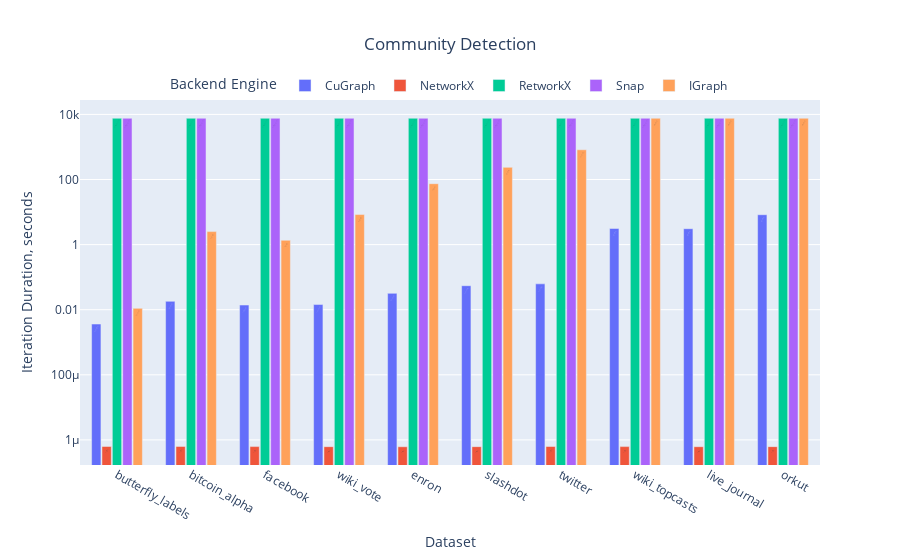
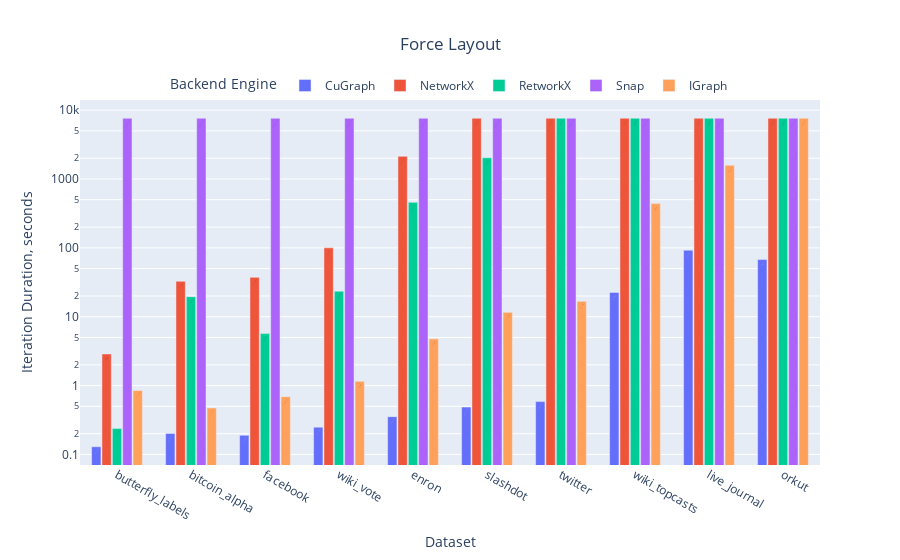
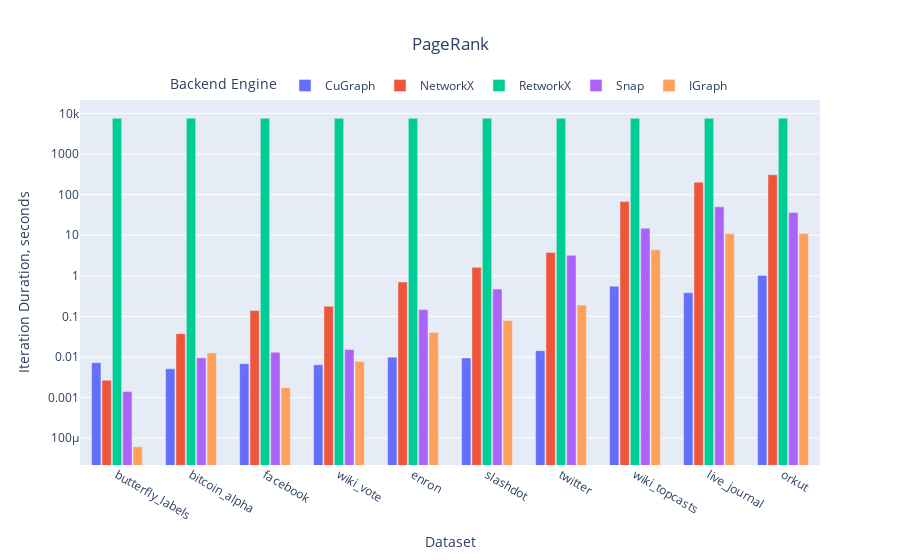
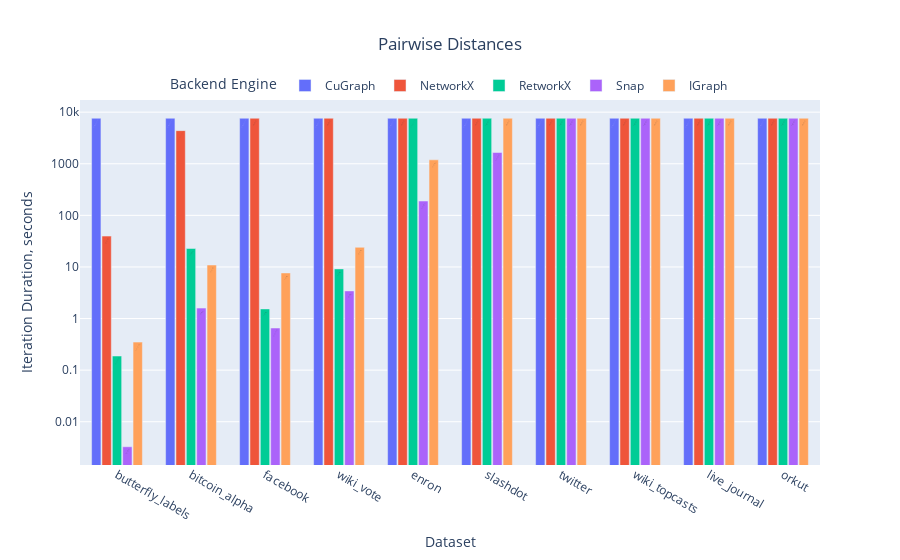

Notebook source saved alongside these figures, in order:
### Code cell
for name, group in benches.groupby(['Query']):
    if name == 'Close':
        continue

    # Docs:
    # https://plotly.com/python/bar-charts/
    fig = px.bar(
        group, 
        title=name,
        x='Dataset', 
        y='Iteration Duration, seconds',
        color='Backend Engine',
        barmode='group',
        text='Iteration Duration',
        log_y=True,
    )
    fig.update_layout(
        title_x=0.5,
        legend=dict(
            orientation='h',
            yanchor='bottom',
            y=1,
            x=0.5,
            xanchor='center',
        ),
        xaxis=dict(showgrid=False),
        yaxis=dict(showgrid=True),
        bargap=0.30,
        bargroupgap=0.10,
    )
    fig.update_traces(
        textfont_size=14,
        textangle=-60, 
        textposition='auto', 
        cliponaxis=False,
    )
    fig.show()

### Figure 1 — Plotly figure (JSON) as saved in the notebook; plotly's stock layout.template omitted (floating-point values rounded to 4 significant figures)
{"data": [{"alignmentgroup": "True", "cliponaxis": false, "hovertemplate": "Backend Engine=CuGraph<br>Dataset=%{x}<br>Iteration Duration, seconds=%{y}<br>Iteration Duration=%{text}<extra></extra>", "legendgroup": "CuGraph", "marker": {"color": "#636efa", "pattern": {"shape": ""}}, "name": "CuGraph", "offsetgroup": "CuGraph", "orientation": "v", "showlegend": true, "text": ["3.62 msecs", "18.08 msecs", "13.88 msecs", "14.37 msecs", "31.79 msecs", "54.54 msecs", "62.23 msecs", "3.13 secs", "3.08 secs", "8.27 secs"], "textangle": -60, "textfont": {"size": 14}, "textposition": "auto", "type": "bar", "x": ["butterfly_labels", "bitcoin_alpha", "facebook", "wiki_vote", "enron", "slashdot", "twitter", "wiki_topcasts", "live_journal", "orkut"], "xaxis": "x", "y": [0.003623, 0.01808, 0.01388, 0.01437, 0.03179, 0.05454, 0.06223, 3.132, 3.081, 8.274], "yaxis": "y"}, {"alignmentgroup": "True", "cliponaxis": false, "hovertemplate": "Backend Engine=NetworkX<br>Dataset=%{x}<br>Iteration Duration, seconds=%{y}<br>Iteration Duration=%{text}<extra></extra>", "legendgroup": "NetworkX", "marker": {"color": "#EF553B", "pattern": {"shape": ""}}, "name": "NetworkX", "offsetgroup": "NetworkX", "orientation": "v", "showlegend": true, "text": ["1 µsec", "1 µsec", "1 µsec", "1 µsec", "1 µsec", "1 µsec", "1 µsec", "1 µsec", "1 µsec", "1 µsec"], "textangle": -60, "textfont": {"size": 14}, "textposition": "auto", "type": "bar", "x": ["butterfly_labels", "bitcoin_alpha", "facebook", "wiki_vote", "enron", "slashdot", "twitter", "wiki_topcasts", "live_journal", "orkut"], "xaxis": "x", "y": [6.279e-07, 6.294e-07, 6.223e-07, 6.189e-07, 6.152e-07, 6.194e-07, 6.263e-07, 6.211e-07, 6.176e-07, 6.201e-07], "yaxis": "y"}, {"alignmentgroup": "True", "cliponaxis": false, "hovertemplate": "Backend Engine=RetworkX<br>Dataset=%{x}<br>Iteration Duration, seconds=%{y}<br>Iteration Duration=%{text}<extra></extra>", "legendgroup": "RetworkX", "marker": {"color": "#00cc96", "pattern": {"shape": ""}}, "name": "RetworkX", "offsetgroup": "RetworkX", "orientation": "v", "showlegend": true, "text": ["Not Implemented", "Not Implemented", "Not Implemented", "Not Implemented", "Not Implemented", "Not Implemented", "Not Implemented", "Not Implemented", "Not Implemented", "Not Implemented"], "textangle": -60, "textfont": {"size": 14}, "textposition": "auto", "type": "bar", "x": ["butterfly_labels", "bitcoin_alpha", "facebook", "wiki_vote", "enron", "slashdot", "twitter", "wiki_topcasts", "live_journal", "orkut"], "xaxis": "x", "y": [7621.0, 7621.0, 7621.0, 7621.0, 7621.0, 7621.0, 7621.0, 7621.0, 7621.0, 7621.0], "yaxis": "y"}, {"alignmentgroup": "True", "cliponaxis": false, "hovertemplate": "Backend Engine=Snap<br>Dataset=%{x}<br>Iteration Duration, seconds=%{y}<br>Iteration Duration=%{text}<extra></extra>", "legendgroup": "Snap", "marker": {"color": "#ab63fa", "pattern": {"shape": ""}}, "name": "Snap", "offsetgroup": "Snap", "orientation": "v", "showlegend": true, "text": ["Not Implemented", "Not Implemented", "Not Implemented", "Not Implemented", "Not Implemented", "Not Implemented", "Not Implemented", "Not Implemented", "Not Implemented", "Not Implemented"], "textangle": -60, "textfont": {"size": 14}, "textposition": "auto", "type": "bar", "x": ["butterfly_labels", "bitcoin_alpha", "facebook", "wiki_vote", "enron", "slashdot", "twitter", "wiki_topcasts", "live_journal", "orkut"], "xaxis": "x", "y": [7621.0, 7621.0, 7621.0, 7621.0, 7621.0, 7621.0, 7621.0, 7621.0, 7621.0, 7621.0], "yaxis": "y"}, {"alignmentgroup": "True", "cliponaxis": false, "hovertemplate": "Backend Engine=IGraph<br>Dataset=%{x}<br>Iteration Duration, seconds=%{y}<br>Iteration Duration=%{text}<extra></extra>", "legendgroup": "IGraph", "marker": {"color": "#FFA15A", "pattern": {"shape": ""}}, "name": "IGraph", "offsetgroup": "IGraph", "orientation": "v", "showlegend": true, "text": ["10.99 msecs", "2.51 secs", "1.36 secs", "8.38 secs", "1.23 mins", "3.93 mins", "13.65 mins", "TimeOut", "TimeOut", "TimeOut"], "textangle": -60, "textfont": {"size": 14}, "textposition": "auto", "type": "bar", "x": ["butterfly_labels", "bitcoin_alpha", "facebook", "wiki_vote", "enron", "slashdot", "twitter", "wiki_topcasts", "live_journal", "orkut"], "xaxis": "x", "y": [0.01099, 2.506, 1.356, 8.377, 74.34, 236.3, 819.5, 7621.0, 7621.0, 7621.0], "yaxis": "y"}], "layout": {"bargap": 0.3, "bargroupgap": 0.1, "barmode": "group", "legend": {"orientation": "h", "title": {"text": "Backend Engine"}, "tracegroupgap": 0, "x": 0.5, "xanchor": "center", "y": 1, "yanchor": "bottom"}, "title": {"text": "Community Detection", "x": 0.5}, "xaxis": {"anchor": "y", "domain": [0, 1], "showgrid": false, "title": {"text": "Dataset"}}, "yaxis": {"anchor": "x", "domain": [0, 1], "showgrid": true, "title": {"text": "Iteration Duration, seconds"}, "type": "log"}}}

### Figure 2 — Plotly figure (JSON) as saved in the notebook; plotly's stock layout.template omitted (floating-point values rounded to 4 significant figures)
{"data": [{"alignmentgroup": "True", "cliponaxis": false, "hovertemplate": "Backend Engine=CuGraph<br>Dataset=%{x}<br>Iteration Duration, seconds=%{y}<br>Iteration Duration=%{text}<extra></extra>", "legendgroup": "CuGraph", "marker": {"color": "#636efa", "pattern": {"shape": ""}}, "name": "CuGraph", "offsetgroup": "CuGraph", "orientation": "v", "showlegend": true, "text": ["129.38 msecs", "201.62 msecs", "189.26 msecs", "248.94 msecs", "353.97 msecs", "486.97 msecs", "585.01 msecs", "22.57 secs", "1.53 mins", "1.12 mins"], "textangle": -60, "textfont": {"size": 14}, "textposition": "auto", "type": "bar", "x": ["butterfly_labels", "bitcoin_alpha", "facebook", "wiki_vote", "enron", "slashdot", "twitter", "wiki_topcasts", "live_journal", "orkut"], "xaxis": "x", "y": [0.1294, 0.2016, 0.1893, 0.2489, 0.354, 0.487, 0.585, 22.57, 92.39, 67.59], "yaxis": "y"}, {"alignmentgroup": "True", "cliponaxis": false, "hovertemplate": "Backend Engine=NetworkX<br>Dataset=%{x}<br>Iteration Duration, seconds=%{y}<br>Iteration Duration=%{text}<extra></extra>", "legendgroup": "NetworkX", "marker": {"color": "#EF553B", "pattern": {"shape": ""}}, "name": "NetworkX", "offsetgroup": "NetworkX", "orientation": "v", "showlegend": true, "text": ["2.88 secs", "32.69 secs", "37.33 secs", "1.67 mins", "35.57 mins", "TimeOut", "TimeOut", "TimeOut", "TimeOut", "TimeOut"], "textangle": -60, "textfont": {"size": 14}, "textposition": "auto", "type": "bar", "x": ["butterfly_labels", "bitcoin_alpha", "facebook", "wiki_vote", "enron", "slashdot", "twitter", "wiki_topcasts", "live_journal", "orkut"], "xaxis": "x", "y": [2.876, 32.69, 37.33, 100.2, 2134.0, 7621.0, 7621.0, 7621.0, 7621.0, 7621.0], "yaxis": "y"}, {"alignmentgroup": "True", "cliponaxis": false, "hovertemplate": "Backend Engine=RetworkX<br>Dataset=%{x}<br>Iteration Duration, seconds=%{y}<br>Iteration Duration=%{text}<extra></extra>", "legendgroup": "RetworkX", "marker": {"color": "#00cc96", "pattern": {"shape": ""}}, "name": "RetworkX", "offsetgroup": "RetworkX", "orientation": "v", "showlegend": true, "text": ["237.40 msecs", "19.55 secs", "5.69 secs", "23.49 secs", "7.62 mins", "33.88 mins", "TimeOut", "TimeOut", "TimeOut", "TimeOut"], "textangle": -60, "textfont": {"size": 14}, "textposition": "auto", "type": "bar", "x": ["butterfly_labels", "bitcoin_alpha", "facebook", "wiki_vote", "enron", "slashdot", "twitter", "wiki_topcasts", "live_journal", "orkut"], "xaxis": "x", "y": [0.2374, 19.55, 5.686, 23.49, 457.8, 2034.0, 7621.0, 7621.0, 7621.0, 7621.0], "yaxis": "y"}, {"alignmentgroup": "True", "cliponaxis": false, "hovertemplate": "Backend Engine=Snap<br>Dataset=%{x}<br>Iteration Duration, seconds=%{y}<br>Iteration Duration=%{text}<extra></extra>", "legendgroup": "Snap", "marker": {"color": "#ab63fa", "pattern": {"shape": ""}}, "name": "Snap", "offsetgroup": "Snap", "orientation": "v", "showlegend": true, "text": ["Not Implemented", "Not Implemented", "Not Implemented", "Not Implemented", "Not Implemented", "Not Implemented", "Not Implemented", "Not Implemented", "Not Implemented", "Not Implemented"], "textangle": -60, "textfont": {"size": 14}, "textposition": "auto", "type": "bar", "x": ["butterfly_labels", "bitcoin_alpha", "facebook", "wiki_vote", "enron", "slashdot", "twitter", "wiki_topcasts", "live_journal", "orkut"], "xaxis": "x", "y": [7621.0, 7621.0, 7621.0, 7621.0, 7621.0, 7621.0, 7621.0, 7621.0, 7621.0, 7621.0], "yaxis": "y"}, {"alignmentgroup": "True", "cliponaxis": false, "hovertemplate": "Backend Engine=IGraph<br>Dataset=%{x}<br>Iteration Duration, seconds=%{y}<br>Iteration Duration=%{text}<extra></extra>", "legendgroup": "IGraph", "marker": {"color": "#FFA15A", "pattern": {"shape": ""}}, "name": "IGraph", "offsetgroup": "IGraph", "orientation": "v", "showlegend": true, "text": ["847.12 msecs", "472.80 msecs", "689.92 msecs", "1.15 secs", "4.78 secs", "11.58 secs", "16.71 secs", "7.32 mins", "26.33 mins", "TimeOut"], "textangle": -60, "textfont": {"size": 14}, "textposition": "auto", "type": "bar", "x": ["butterfly_labels", "bitcoin_alpha", "facebook", "wiki_vote", "enron", "slashdot", "twitter", "wiki_topcasts", "live_journal", "orkut"], "xaxis": "x", "y": [0.8471, 0.4728, 0.6899, 1.153, 4.776, 11.58, 16.71, 439.3, 1580.0, 7621.0], "yaxis": "y"}], "layout": {"bargap": 0.3, "bargroupgap": 0.1, "barmode": "group", "legend": {"orientation": "h", "title": {"text": "Backend Engine"}, "tracegroupgap": 0, "x": 0.5, "xanchor": "center", "y": 1, "yanchor": "bottom"}, "title": {"text": "Force Layout", "x": 0.5}, "xaxis": {"anchor": "y", "domain": [0, 1], "showgrid": false, "title": {"text": "Dataset"}}, "yaxis": {"anchor": "x", "domain": [0, 1], "showgrid": true, "title": {"text": "Iteration Duration, seconds"}, "type": "log"}}}

### Figure 3 — Plotly figure (JSON) as saved in the notebook; plotly's stock layout.template omitted (floating-point values rounded to 4 significant figures)
{"data": [{"alignmentgroup": "True", "cliponaxis": false, "hovertemplate": "Backend Engine=CuGraph<br>Dataset=%{x}<br>Iteration Duration, seconds=%{y}<br>Iteration Duration=%{text}<extra></extra>", "legendgroup": "CuGraph", "marker": {"color": "#636efa", "pattern": {"shape": ""}}, "name": "CuGraph", "offsetgroup": "CuGraph", "orientation": "v", "showlegend": true, "text": ["7.25 msecs", "5.11 msecs", "6.83 msecs", "6.40 msecs", "9.90 msecs", "9.46 msecs", "14.26 msecs", "554.75 msecs", "384.72 msecs", "1.02 secs"], "textangle": -60, "textfont": {"size": 14}, "textposition": "auto", "type": "bar", "x": ["butterfly_labels", "bitcoin_alpha", "facebook", "wiki_vote", "enron", "slashdot", "twitter", "wiki_topcasts", "live_journal", "orkut"], "xaxis": "x", "y": [0.007246, 0.005105, 0.006831, 0.006401, 0.009904, 0.009463, 0.01426, 0.5548, 0.3847, 1.021], "yaxis": "y"}, {"alignmentgroup": "True", "cliponaxis": false, "hovertemplate": "Backend Engine=NetworkX<br>Dataset=%{x}<br>Iteration Duration, seconds=%{y}<br>Iteration Duration=%{text}<extra></extra>", "legendgroup": "NetworkX", "marker": {"color": "#EF553B", "pattern": {"shape": ""}}, "name": "NetworkX", "offsetgroup": "NetworkX", "orientation": "v", "showlegend": true, "text": ["2.69 msecs", "37.52 msecs", "140.41 msecs", "177.90 msecs", "700.64 msecs", "1.62 secs", "3.76 secs", "1.12 mins", "3.37 mins", "5.15 mins"], "textangle": -60, "textfont": {"size": 14}, "textposition": "auto", "type": "bar", "x": ["butterfly_labels", "bitcoin_alpha", "facebook", "wiki_vote", "enron", "slashdot", "twitter", "wiki_topcasts", "live_journal", "orkut"], "xaxis": "x", "y": [0.002686, 0.03752, 0.1404, 0.1779, 0.7006, 1.618, 3.762, 67.26, 202.8, 309.4], "yaxis": "y"}, {"alignmentgroup": "True", "cliponaxis": false, "hovertemplate": "Backend Engine=RetworkX<br>Dataset=%{x}<br>Iteration Duration, seconds=%{y}<br>Iteration Duration=%{text}<extra></extra>", "legendgroup": "RetworkX", "marker": {"color": "#00cc96", "pattern": {"shape": ""}}, "name": "RetworkX", "offsetgroup": "RetworkX", "orientation": "v", "showlegend": true, "text": ["Not Implemented", "Not Implemented", "Not Implemented", "Not Implemented", "Not Implemented", "Not Implemented", "Not Implemented", "Not Implemented", "Not Implemented", "Not Implemented"], "textangle": -60, "textfont": {"size": 14}, "textposition": "auto", "type": "bar", "x": ["butterfly_labels", "bitcoin_alpha", "facebook", "wiki_vote", "enron", "slashdot", "twitter", "wiki_topcasts", "live_journal", "orkut"], "xaxis": "x", "y": [7621.0, 7621.0, 7621.0, 7621.0, 7621.0, 7621.0, 7621.0, 7621.0, 7621.0, 7621.0], "yaxis": "y"}, {"alignmentgroup": "True", "cliponaxis": false, "hovertemplate": "Backend Engine=Snap<br>Dataset=%{x}<br>Iteration Duration, seconds=%{y}<br>Iteration Duration=%{text}<extra></extra>", "legendgroup": "Snap", "marker": {"color": "#ab63fa", "pattern": {"shape": ""}}, "name": "Snap", "offsetgroup": "Snap", "orientation": "v", "showlegend": true, "text": ["1.41 msecs", "9.54 msecs", "13.11 msecs", "15.38 msecs", "147.41 msecs", "470.85 msecs", "3.20 secs", "14.89 secs", "50.12 secs", "36.21 secs"], "textangle": -60, "textfont": {"size": 14}, "textposition": "auto", "type": "bar", "x": ["butterfly_labels", "bitcoin_alpha", "facebook", "wiki_vote", "enron", "slashdot", "twitter", "wiki_topcasts", "live_journal", "orkut"], "xaxis": "x", "y": [0.001408, 0.009545, 0.01311, 0.01538, 0.1474, 0.4709, 3.199, 14.89, 50.12, 36.21], "yaxis": "y"}, {"alignmentgroup": "True", "cliponaxis": false, "hovertemplate": "Backend Engine=IGraph<br>Dataset=%{x}<br>Iteration Duration, seconds=%{y}<br>Iteration Duration=%{text}<extra></extra>", "legendgroup": "IGraph", "marker": {"color": "#FFA15A", "pattern": {"shape": ""}}, "name": "IGraph", "offsetgroup": "IGraph", "orientation": "v", "showlegend": true, "text": ["0.06 msecs", "12.61 msecs", "1.75 msecs", "7.81 msecs", "40.34 msecs", "78.89 msecs", "189.64 msecs", "4.39 secs", "10.80 secs", "11.06 secs"], "textangle": -60, "textfont": {"size": 14}, "textposition": "auto", "type": "bar", "x": ["butterfly_labels", "bitcoin_alpha", "facebook", "wiki_vote", "enron", "slashdot", "twitter", "wiki_topcasts", "live_journal", "orkut"], "xaxis": "x", "y": [6.136e-05, 0.01261, 0.001754, 0.007806, 0.04034, 0.07889, 0.1896, 4.388, 10.8, 11.06], "yaxis": "y"}], "layout": {"bargap": 0.3, "bargroupgap": 0.1, "barmode": "group", "legend": {"orientation": "h", "title": {"text": "Backend Engine"}, "tracegroupgap": 0, "x": 0.5, "xanchor": "center", "y": 1, "yanchor": "bottom"}, "title": {"text": "PageRank", "x": 0.5}, "xaxis": {"anchor": "y", "domain": [0, 1], "showgrid": false, "title": {"text": "Dataset"}}, "yaxis": {"anchor": "x", "domain": [0, 1], "showgrid": true, "title": {"text": "Iteration Duration, seconds"}, "type": "log"}}}

### Figure 4 — Plotly figure (JSON) as saved in the notebook; plotly's stock layout.template omitted (floating-point values rounded to 4 significant figures)
{"data": [{"alignmentgroup": "True", "cliponaxis": false, "hovertemplate": "Backend Engine=CuGraph<br>Dataset=%{x}<br>Iteration Duration, seconds=%{y}<br>Iteration Duration=%{text}<extra></extra>", "legendgroup": "CuGraph", "marker": {"color": "#636efa", "pattern": {"shape": ""}}, "name": "CuGraph", "offsetgroup": "CuGraph", "orientation": "v", "showlegend": true, "text": ["Not Implemented", "Not Implemented", "Not Implemented", "Not Implemented", "Not Implemented", "Not Implemented", "Not Implemented", "Not Implemented", "Not Implemented", "Not Implemented"], "textangle": -60, "textfont": {"size": 14}, "textposition": "auto", "type": "bar", "x": ["butterfly_labels", "bitcoin_alpha", "facebook", "wiki_vote", "enron", "slashdot", "twitter", "wiki_topcasts", "live_journal", "orkut"], "xaxis": "x", "y": [7621.0, 7621.0, 7621.0, 7621.0, 7621.0, 7621.0, 7621.0, 7621.0, 7621.0, 7621.0], "yaxis": "y"}, {"alignmentgroup": "True", "cliponaxis": false, "hovertemplate": "Backend Engine=NetworkX<br>Dataset=%{x}<br>Iteration Duration, seconds=%{y}<br>Iteration Duration=%{text}<extra></extra>", "legendgroup": "NetworkX", "marker": {"color": "#EF553B", "pattern": {"shape": ""}}, "name": "NetworkX", "offsetgroup": "NetworkX", "orientation": "v", "showlegend": true, "text": ["39.61 secs", "1 hour and 13.07 mins", "TimeOut", "TimeOut", "TimeOut", "TimeOut", "TimeOut", "TimeOut", "TimeOut", "TimeOut"], "textangle": -60, "textfont": {"size": 14}, "textposition": "auto", "type": "bar", "x": ["butterfly_labels", "bitcoin_alpha", "facebook", "wiki_vote", "enron", "slashdot", "twitter", "wiki_topcasts", "live_journal", "orkut"], "xaxis": "x", "y": [39.61, 4384.0, 7621.0, 7621.0, 7621.0, 7621.0, 7621.0, 7621.0, 7621.0, 7621.0], "yaxis": "y"}, {"alignmentgroup": "True", "cliponaxis": false, "hovertemplate": "Backend Engine=RetworkX<br>Dataset=%{x}<br>Iteration Duration, seconds=%{y}<br>Iteration Duration=%{text}<extra></extra>", "legendgroup": "RetworkX", "marker": {"color": "#00cc96", "pattern": {"shape": ""}}, "name": "RetworkX", "offsetgroup": "RetworkX", "orientation": "v", "showlegend": true, "text": ["187.78 msecs", "22.75 secs", "1.54 secs", "9.17 secs", "2 hours and 7 mins", "TimeOut", "TimeOut", "TimeOut", "TimeOut", "TimeOut"], "textangle": -60, "textfont": {"size": 14}, "textposition": "auto", "type": "bar", "x": ["butterfly_labels", "bitcoin_alpha", "facebook", "wiki_vote", "enron", "slashdot", "twitter", "wiki_topcasts", "live_journal", "orkut"], "xaxis": "x", "y": [0.1878, 22.75, 1.537, 9.167, 7621.0, 7621.0, 7621.0, 7621.0, 7621.0, 7621.0], "yaxis": "y"}, {"alignmentgroup": "True", "cliponaxis": false, "hovertemplate": "Backend Engine=Snap<br>Dataset=%{x}<br>Iteration Duration, seconds=%{y}<br>Iteration Duration=%{text}<extra></extra>", "legendgroup": "Snap", "marker": {"color": "#ab63fa", "pattern": {"shape": ""}}, "name": "Snap", "offsetgroup": "Snap", "orientation": "v", "showlegend": true, "text": ["3.27 msecs", "1.59 secs", "655.51 msecs", "3.43 secs", "3.15 mins", "27.53 mins", "TimeOut", "TimeOut", "TimeOut", "TimeOut"], "textangle": -60, "textfont": {"size": 14}, "textposition": "auto", "type": "bar", "x": ["butterfly_labels", "bitcoin_alpha", "facebook", "wiki_vote", "enron", "slashdot", "twitter", "wiki_topcasts", "live_journal", "orkut"], "xaxis": "x", "y": [0.003274, 1.594, 0.6555, 3.431, 189.6, 1653.0, 7621.0, 7621.0, 7621.0, 7621.0], "yaxis": "y"}, {"alignmentgroup": "True", "cliponaxis": false, "hovertemplate": "Backend Engine=IGraph<br>Dataset=%{x}<br>Iteration Duration, seconds=%{y}<br>Iteration Duration=%{text}<extra></extra>", "legendgroup": "IGraph", "marker": {"color": "#FFA15A", "pattern": {"shape": ""}}, "name": "IGraph", "offsetgroup": "IGraph", "orientation": "v", "showlegend": true, "text": ["349.34 msecs", "10.91 secs", "7.65 secs", "24.01 secs", "19.85 mins", "TimeOut", "TimeOut", "TimeOut", "TimeOut", "TimeOut"], "textangle": -60, "textfont": {"size": 14}, "textposition": "auto", "type": "bar", "x": ["butterfly_labels", "bitcoin_alpha", "facebook", "wiki_vote", "enron", "slashdot", "twitter", "wiki_topcasts", "live_journal", "orkut"], "xaxis": "x", "y": [0.3493, 10.91, 7.654, 24.01, 1192.0, 7621.0, 7621.0, 7621.0, 7621.0, 7621.0], "yaxis": "y"}], "layout": {"bargap": 0.3, "bargroupgap": 0.1, "barmode": "group", "legend": {"orientation": "h", "title": {"text": "Backend Engine"}, "tracegroupgap": 0, "x": 0.5, "xanchor": "center", "y": 1, "yanchor": "bottom"}, "title": {"text": "Pairwise Distances", "x": 0.5}, "xaxis": {"anchor": "y", "domain": [0, 1], "showgrid": false, "title": {"text": "Dataset"}}, "yaxis": {"anchor": "x", "domain": [0, 1], "showgrid": true, "title": {"text": "Iteration Duration, seconds"}, "type": "log"}}}
